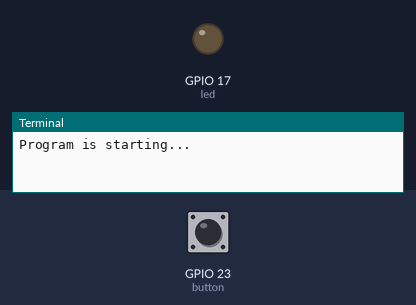
Recording of a program running on a simulated Raspberry Pi (BCM pin numbers). On the bench: output pins drawn as LEDs (lit = HIGH), the last lines printed to the terminal. Inputs (shaded band) come from the test bench; at power-on: GPIO 23 (button) HIGH.

Above: at 1.2 s.
1.3 s: GPIO 23 (button) pulled LOW for 0.15 s
At 2.5 s:
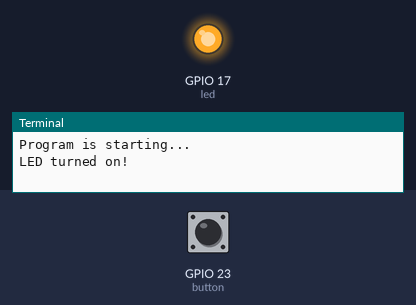
2.9 s: GPIO 23 (button) pulled LOW for 1 s
At 3.9 s:
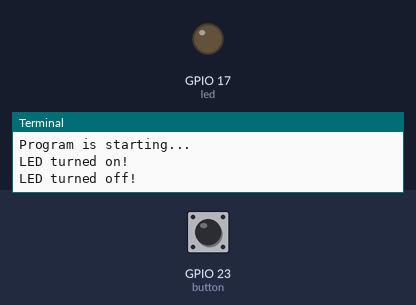
5.4 s: GPIO 23 (button) pulled LOW for 3.2 s
At 5.8 s:
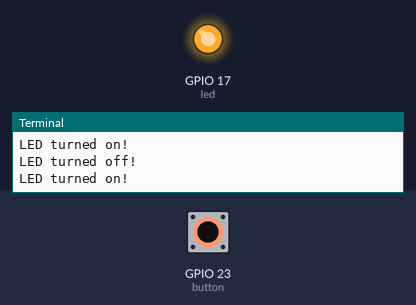
Timing chart, 0 to 8.4 s (numbered marks = the images above; inputs shaded):
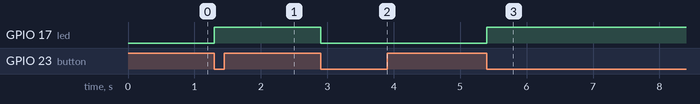

The program:

table_lamp.py
```python
'''
FILE NAME: table_lamp.py
DESCRIPTION: When you press the connected button, toggle the LED state to be on or off. If the LED is turned ON, then pressing the button will turn it OFF. If the LED is turned OFF, then pressing the button will turn it OFF. Unlike the "button_led.py" module above this, the button only needs to be pressed once for the state to change and remain in that state. So, if you press the button to turn on the LED, you can let go and the LED will continue to be ON.
USAGE: "python table_lamp.py"
'''

# Imports
from gpiozero import LED, Button
import time

led = LED(17)
button = Button(23)

def on_button_pressed():
    led.toggle()

    if led.is_lit:
        print("LED turned on!")
    else:
        print("LED turned off!")

def loop():
    button.when_pressed = on_button_pressed

    while True:
        time.sleep(1)

def destroy():
    '''
    Reset the state of the two pins connected to the LED and the Button. In this case, reset pins "GPIO17" and "GPIO23".
    '''
    led.close()
    button.close()

is_running_as_main_program = (__name__ == '__main__')

if is_running_as_main_program:
    print('Program is starting...')

    try:
        loop()
    except KeyboardInterrupt:
        destroy()
        print('Ending program')
```

Measured:
- after the input at 1.3 s, GPIO 17 (led): LOW → HIGH at once
- after the input at 2.9 s, GPIO 17 (led): HIGH → LOW at once
- after the input at 5.4 s, GPIO 17 (led): LOW → HIGH at once
